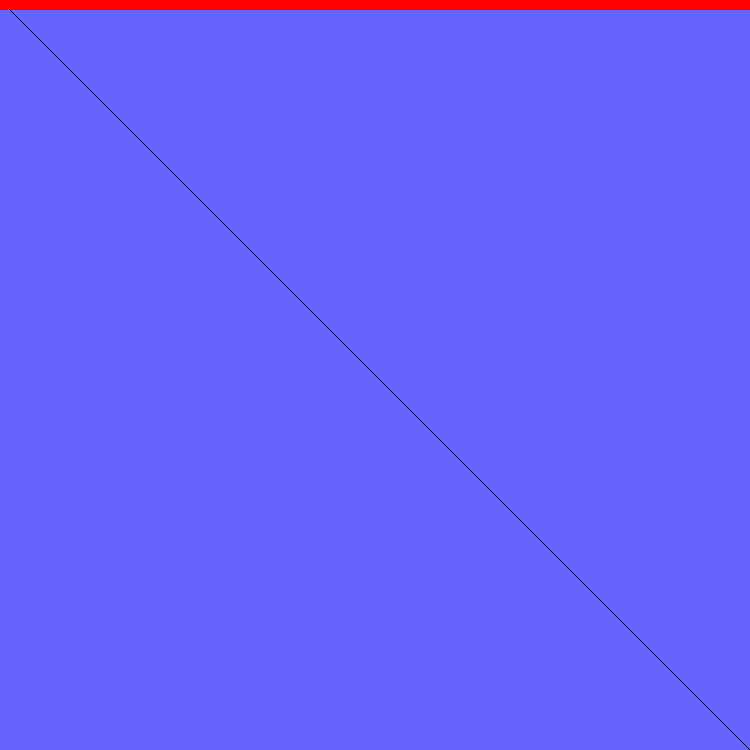
Frame 1 (no input)
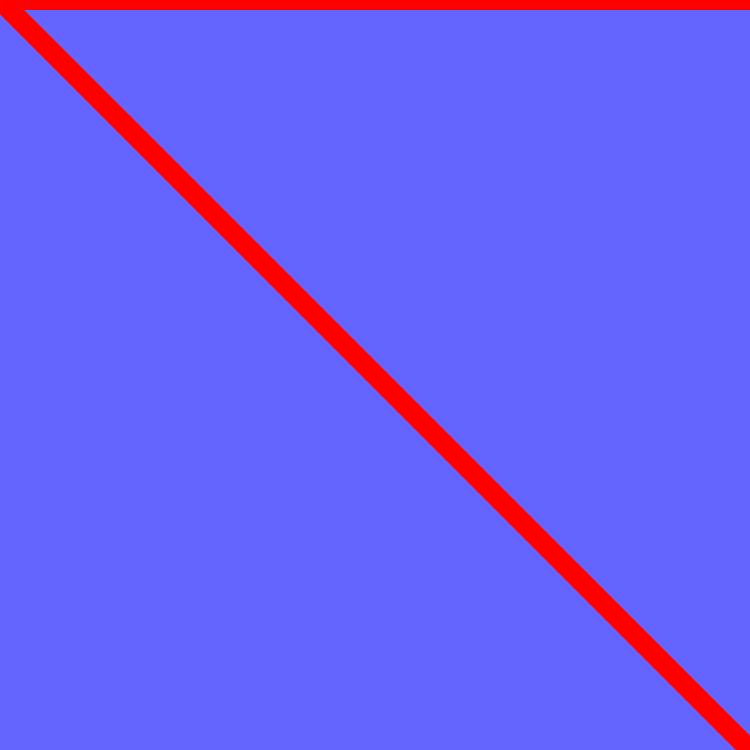
Frame 60 (no input)
Frame 120 (the mouse pressed at the canvas centre since frame 60): identical to frame 60, image omitted

The p5.js sketch that drew these frames (run headless with seeded random() and noise() and a simulated clock; from frame 60 on, the mouse is pressed at the canvas centre):

// p5.js sketch
// ── sketch.js
function setup() {
  createCanvas(750, 750);
}

function draw() {
  background(100,100,255);
line(0,0,width,height)
stroke(255,0,0)
strokeWeight(20)
line(width,0,0,length)
}
